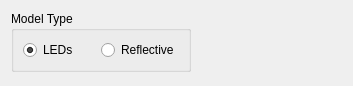
<?xml version="1.0" encoding="UTF-8"?>
<ui version="4.0">
 <class>SingleEditForm</class>
 <widget class="QWidget" name="SingleEditForm">
  <property name="geometry">
   <rect>
    <x>0</x>
    <y>0</y>
    <width>353</width>
    <height>86</height>
   </rect>
  </property>
  <property name="windowTitle">
   <string>Form</string>
  </property>
  <layout class="QVBoxLayout" name="verticalLayout_2">
   <item>
    <layout class="QVBoxLayout" name="verticalLayout">
     <item>
      <layout class="QHBoxLayout" name="horizontalLayout">
       <item>
        <widget class="QGroupBox" name="groupBox">
         <property name="sizePolicy">
          <sizepolicy hsizetype="Preferred" vsizetype="Preferred">
           <horstretch>0</horstretch>
           <verstretch>0</verstretch>
          </sizepolicy>
         </property>
         <property name="minimumSize">
          <size>
           <width>180</width>
           <height>0</height>
          </size>
         </property>
         <property name="title">
          <string>Model Type</string>
         </property>
         <layout class="QHBoxLayout" name="horizontalLayout_2">
          <item>
           <widget class="QRadioButton" name="SinglePtLeds">
            <property name="sizePolicy">
             <sizepolicy hsizetype="Preferred" vsizetype="Fixed">
              <horstretch>0</horstretch>
              <verstretch>0</verstretch>
             </sizepolicy>
            </property>
            <property name="text">
             <string>LEDs</string>
            </property>
            <property name="checked">
             <bool>true</bool>
            </property>
           </widget>
          </item>
          <item>
           <widget class="QRadioButton" name="ClipReflective">
            <property name="text">
             <string>Reflective</string>
            </property>
           </widget>
          </item>
         </layout>
        </widget>
       </item>
       <item>
        <spacer name="horizontalSpacer">
         <property name="orientation">
          <enum>Qt::Horizontal</enum>
         </property>
         <property name="sizeHint" stdset="0">
          <size>
           <width>40</width>
           <height>20</height>
          </size>
         </property>
        </spacer>
       </item>
      </layout>
     </item>
     <item>
      <spacer name="verticalSpacer">
       <property name="orientation">
        <enum>Qt::Vertical</enum>
       </property>
       <property name="sizeHint" stdset="0">
        <size>
         <width>20</width>
         <height>40</height>
        </size>
       </property>
      </spacer>
     </item>
    </layout>
   </item>
  </layout>
 </widget>
 <resources/>
 <connections/>
</ui>
